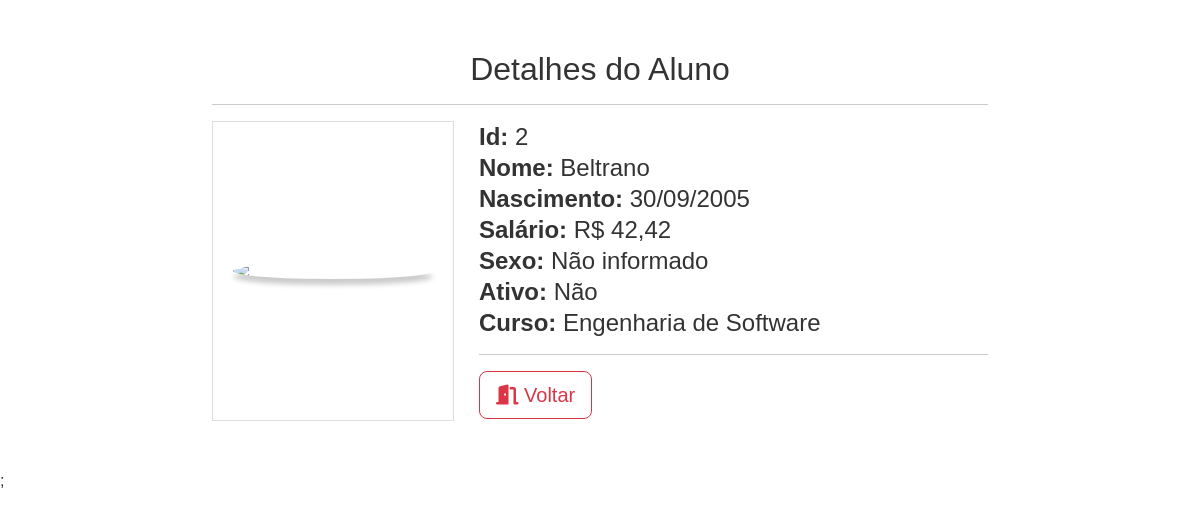
Page /detalhes.php?id_aluno=2 on the committed database.
### tables this page shows
CREATE TABLE aluno (
    id_aluno INT AUTO_INCREMENT PRIMARY KEY,
    nome VARCHAR(60) NOT NULL,
    nascimento DATE,
    salario DECIMAL(10, 2)
);

CREATE TABLE curso (
    id_curso INT AUTO_INCREMENT PRIMARY KEY,
    nome VARCHAR(60) NOT NULL
);

### detalhes.php (the view, shortened to what this page needs)
<?php
require_once 'services/conexoes.php';
$conn = conectarPDO();
$idAluno = $_GET["id_aluno"];
$stmt = $conn->prepare('SELECT id_aluno, a.nome, nascimento, salario, sexo, ativo, c.nome AS nome_curso, foto
                        FROM aluno a JOIN curso c ON a.id_curso=c.id_curso
                        WHERE id_aluno = :id_aluno ');
$stmt->bindParam(':id_aluno', $idAluno);
$stmt->execute();
$aluno = $stmt->fetch();
list($idAluno, $nome, $nascimento, $salario, $sexo, $ativo, $curso, $foto) = $aluno;
$nascimento = date('d/m/Y', strtotime($nascimento));
$salario = 'R$ ' . number_format($salario, 2, ',', '.');
$sexos = ['m' => 'Masculino', 'f' => 'Feminino', 'n' => 'Não informado'];
$sexo = $sexos[$aluno['sexo']];
$ativo = $aluno['ativo'] ? 'Sim' : 'Não';
?>
<!DOCTYPE html>
<html lang="pt-BR">
<head>
    <link rel="stylesheet" href="https://cdn.jsdelivr.net/npm/bootstrap@5.2.3/dist/css/bootstrap.min.css">
    <link rel="stylesheet" href="https://cdnjs.cloudflare.com/ajax/libs/font-awesome/6.2.0/css/all.min.css"
>
    <link rel="stylesheet" href="./style.css">
</head>
<body>
<div class="container table-responsive" id="detalhes_aluno">
    <h2>Detalhes do Aluno</h2>
    <hr>
    <ul>
        <li class="imagem">
            <?php echo '<img width="200px"/>'; ?>
        </li>
        <li><b>Id: </b><?= $idAluno ?></li>
        <li><b>Nome: </b><?= $nome ?></li>
        <li><b>Nascimento: </b><?= $nascimento ?></li>
        <li><b>Salário: </b><?= $salario ?></li>
        <li><b>Sexo: </b><?= $sexo ?></li>
        <li><b>Ativo: </b><?= $ativo ?></li>
        <li><b>Curso: </b><?= $curso ?></li>
    </ul>
    <hr>
    <button type="button" onclick="window.history.back()" class="btn btn-outline-danger btn-lg">
        <i class="fas fa-door-open"></i>
        Voltar
    </button>
</div>;
</body>
</html>

### style.css (style rules this page uses)
body { font-family: 'Work Sans', sans-serif; line-height: 1.25; color: #333; }
div#detalhes_aluno { width: 800px; margin: 50px auto; font-family: sans-serif; font-size: 24px; }
div#detalhes_aluno h2 { text-align: center; margin: 0 auto; }
div#detalhes_aluno ul { margin: 0; padding: 0; }
div#detalhes_aluno li { list-style-type: none; line-height: 31px; }
div#detalhes_aluno li.imagem { display: flex; float: left; text-align: center; border: 1px solid #ddd; height: 300px; padding: 20px; align-items: center; margin-right: 25px; }
div#detalhes_aluno img { border-radius: 50%; box-shadow: 0px 6px 5px #ccc; }

### rows in the picture
aluno: id_aluno "2", nome "Beltrano", nascimento "30/09/2005", salario "R$ 42,42", sexo "Não informado", ativo "Não", id_curso.nome "Engenharia de Software"
